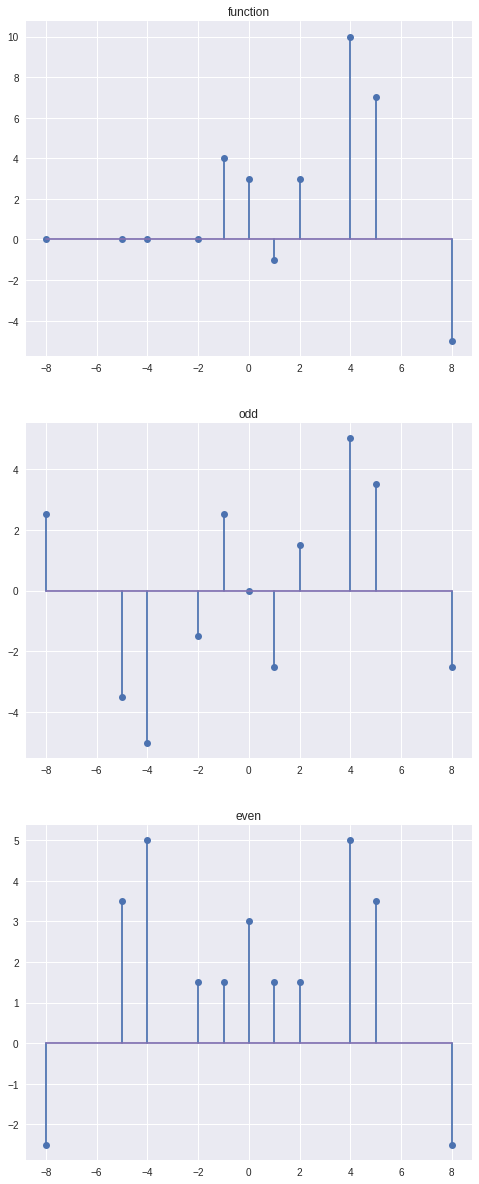

The Python source for this figure:
import numpy as np
import matplotlib.pyplot as plot


n = int(input("number of elements : "))
f={}
for i in range(n):
  x = float(input("x : "))
  y = float(input("y: "))
  f.update({x:y})
f2={}
for i in f:
  if -i not in f :
    f2.update({-i:0.0})

f2.update(f)
del f
f3={}

for i in f2:
  f3.update({i:f2.get(-i),-i:f2.get(i)})

f_odd={}
f_even={}
for i in f2 :
  f_odd.update({i:(f2.get(i) - f3.get(i))/2})
  f_even.update({i:(f2.get(i) + f3.get(i))/2})
f_odd.update({0.0:0.0})



plot.subplot(3,1,1)
plot.stem(f2.keys(),f2.values())
plot.title("function")


plot.subplot(3,1,2)
plot.stem(f_odd.keys(),f_odd.values())
plot.title("odd")
plot.subplots_adjust(top = 3)


plot.subplot(3,1,3)
plot.stem(f_even.keys(),f_even.values())
plot.title("even")
